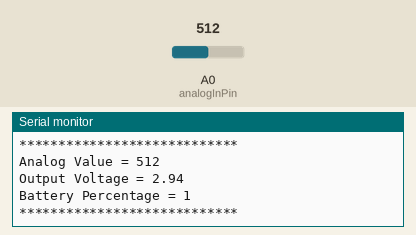
Recording of a sketch running on a simulated ESP8266 (NodeMCU). Shown: the last lines printed to the serial monitor. The test bench sets the inputs (shaded band); at power-on: A0 (analogInPin) = 512. WiFi joins after 1.5 s; servers stay silent unless stated.

Above: at 3.0 s.
3.1 s: A0 (analogInPin) set to 716
At 4.4 s:
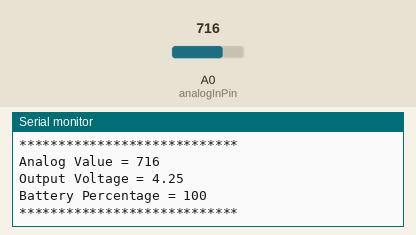
4.6 s: A0 (analogInPin) set to 900
At 5.6 s:
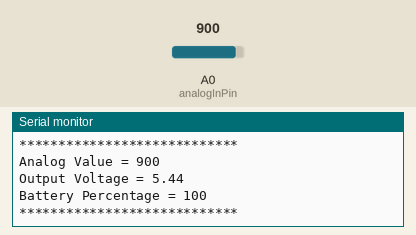
Timing chart, 0 to 7.6 s (numbered marks = the images above; inputs shaded):
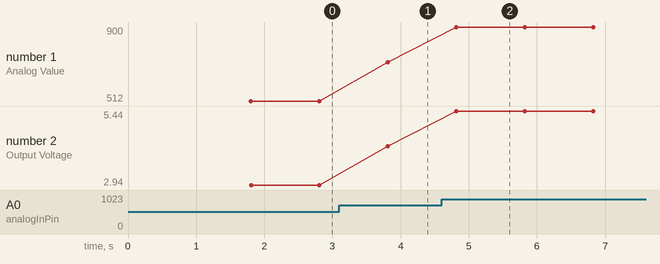

The sketch:

IOTBATTERYMONITORING.ino
```cpp
// See the Device Info tab, or Template settings
#define BLYNK_TEMPLATE_ID "TMPLvJzAlw-c"
#define BLYNK_TEMPLATE_NAME "Battery monitoring system"
#define BLYNK_AUTH_TOKEN "Q3oHwYdmWfYfAIX4M-WG-a0-KlgIkbM9"


// Comment this out to disable prints and save space

#define BLYNK_PRINT Serial

#include <ESP8266WiFi.h>

#include <WiFiClient.h>

#include <BlynkSimpleEsp8266.h>

float voltage;

int bat_percentage;

int analogInPin = A0; // Analog input pin

int sensorValue;

// Check Battery voltage using multimeter & add/subtract the value

float calibration = 0.36;

// Your WiFi credentials.

// Set password to "" for open networks.

char ssid[] = "iMaK";

char pass[] = "gate@024";

char auth[] = BLYNK_AUTH_TOKEN;

void setup()

{

  pinMode(analogInPin, INPUT);

  // Debug console

  Serial.begin(115200);

  Blynk.begin(auth, ssid, pass);

}

void loop()

{

  Blynk.run();

  sensorValue = analogRead(analogInPin);

  // Multiply by two as voltage divider network is 100K & 100K Resistor

  voltage = (((sensorValue * 3.3) / 1024) * 2 - calibration);

  // 2.8V as Battery Cut off Voltage & 4.2V as Maximum Voltage

  bat_percentage = map(voltage, 2.8, 4.2, 0, 100);

  if (bat_percentage >= 100)

  {

    bat_percentage = 100;

  }

  if (bat_percentage <= 0)

  {

    bat_percentage = 1;

  }

  //send data to blynk

  Blynk.virtualWrite(V0, voltage);  // for battery voltage

  Blynk.virtualWrite(V1, bat_percentage);  // for battery percentage

  Serial.print("Analog Value = ");

  Serial.println(sensorValue);

  Serial.print("Output Voltage = ");

  Serial.println(voltage);

  Serial.print("Battery Percentage = ");

  Serial.println(bat_percentage);

  Serial.println();

  Serial.println("****************************");

  Serial.println();

  delay(1000);

}

float mapfloat(float x, float in_min, float in_max, float out_min, float out_max)

{

  return (x - in_min) * (out_max - out_min) / (in_max - in_min) + out_min;

}
```

Measured:
- after the input at 3.1 s, the serial monitor: prints a new line after 0.71 s (image 1)
- after the input at 4.6 s, the serial monitor: prints a new line after 0.22 s (image 2)
- plotted number 1: 512 → 716 after the input at 3.1 s, 716 → 900 after the input at 4.6 s
- plotted number 2: 2.94 → 4.25 after the input at 3.1 s, 4.25 → 5.44 after the input at 4.6 s
